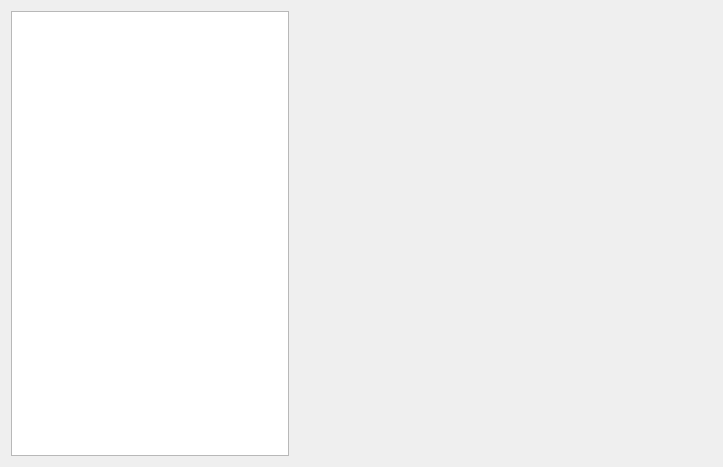
<?xml version="1.0" encoding="UTF-8"?>
<ui version="4.0">
 <class>QRCToken</class>
 <widget class="QWidget" name="QRCToken">
  <property name="geometry">
   <rect>
    <x>0</x>
    <y>0</y>
    <width>723</width>
    <height>467</height>
   </rect>
  </property>
  <property name="windowTitle">
   <string>Form</string>
  </property>
  <layout class="QVBoxLayout" name="verticalLayout_2" stretch="0,0">
   <item>
    <layout class="QHBoxLayout" name="horizontalLayout" stretch="2,3">
     <item>
      <layout class="QVBoxLayout" name="verticalLayout_3">
       <item>
        <widget class="QListView" name="tokensList">
         <property name="styleSheet">
          <string notr="true"/>
         </property>
        </widget>
       </item>
      </layout>
     </item>
     <item>
      <widget class="QStackedWidget" name="stackedWidget"/>
     </item>
    </layout>
   </item>
   <item>
    <layout class="QVBoxLayout" name="tokenViewLayout"/>
   </item>
  </layout>
 </widget>
 <resources/>
 <connections/>
</ui>
